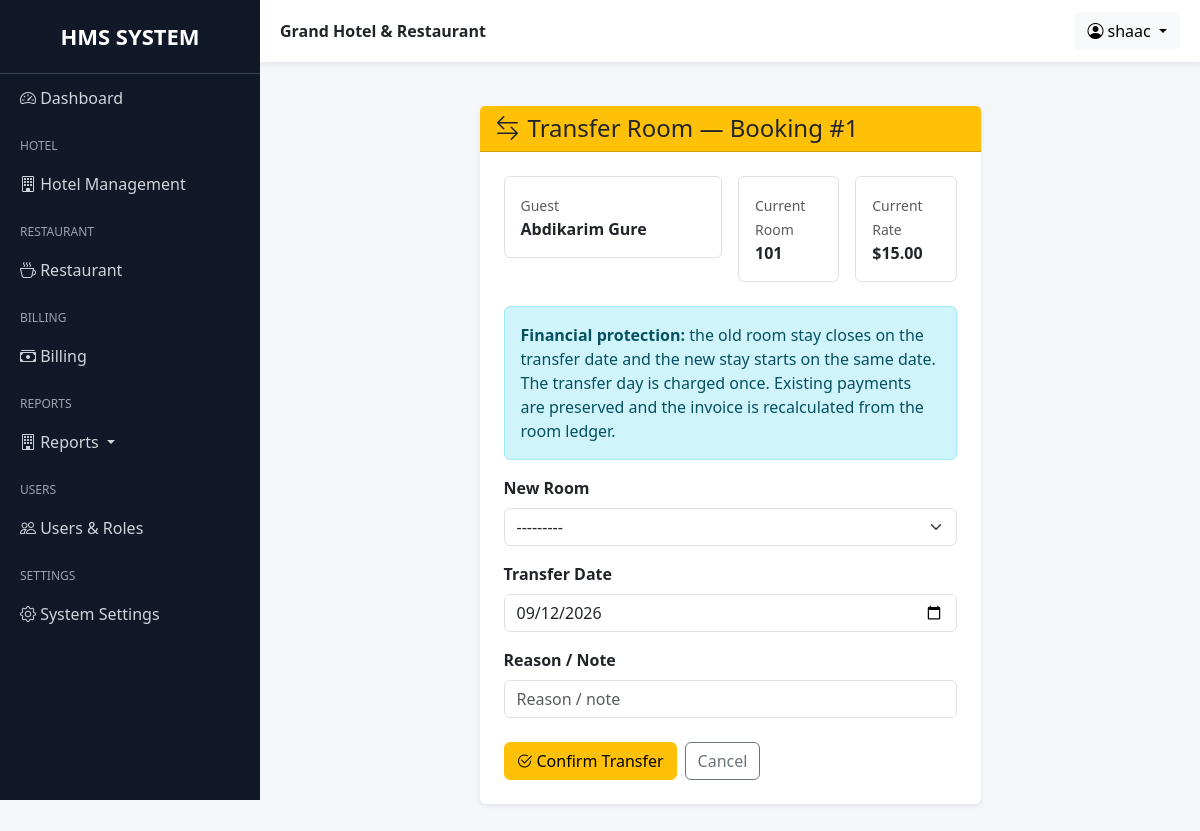
Page /grand/hotel/booking/1/transfer/ (signed in) on the committed database.
### hotel/models.py (models this page shows, shortened)
class Booking(models.Model):
    BOOKING_STATUS = (
        ("reserved", "Reserved"),
        ("checked_in", "Checked In"),
        ("checked_out", "Checked Out"),
        ("cancelled", "Cancelled"),
    )
    guest = models.ForeignKey(Guest, on_delete=models.PROTECT)
    room = models.ForeignKey(Room, on_delete=models.PROTECT)
    check_in = models.DateField()
    check_out = models.DateField(blank=True, null=True)
    status = models.CharField(max_length=20, default="checked_in")
    with_ac = models.BooleanField(default=False)
    room_price = models.DecimalField(max_digits=8, decimal_places=2, blank=True, null=True)
    actual_check_in_at = models.DateTimeField(null=True, blank=True)
    actual_check_out_at = models.DateTimeField(null=True, blank=True)
    late_checkout_approved = models.BooleanField(default=False)
    late_checkout_charge = models.DecimalField(max_digits=8, decimal_places=2, default=Decimal("0.00"))
    created = models.DateTimeField(auto_now_add=True)
    created_by = models.ForeignKey(User, on_delete=models.SET_NULL, null=True, blank=True)
    updated = models.DateTimeField(auto_now=True)
    updated_by = models.ForeignKey(
        User, on_delete=models.SET_NULL, null=True, blank=True,
        related_name="booking_updated_by"
    )

class Guest(models.Model):
    first_name = models.CharField(max_length=100)
    last_name = models.CharField(max_length=100)
    phone = models.CharField(max_length=20)
    email = models.EmailField(blank=True, null=True)
    address = models.CharField(max_length=200, blank=True)
    created = models.DateTimeField(auto_now_add=True, blank=True, null=True)
    created_by = models.ForeignKey(User, on_delete=models.SET_NULL, null=True, blank=True)
    def __str__(self):
        return f"{self.first_name} {self.last_name}"

class Room(models.Model):
    ROOM_TYPES = (
        ("single", "Single"),
        ("double", "Double"),
        ("suite", "Suite"),
    )
    ROOM_STATUS = (
        ("available", "Available"),
        ("reserved", "Reserved"),
        ("occupied", "Occupied"),
        ("cleaning", "Cleaning"),
        ("maintenance", "Maintenance"),
        ("out_of_order", "Out of Order"),
    )
    number = models.IntegerField(unique=True)
    room_type = models.CharField(max_length=20, choices=ROOM_TYPES)
    price = models.DecimalField(max_digits=8, decimal_places=2)
    price_with_ac = models.DecimalField(max_digits=8, decimal_places=2)
    is_available = models.BooleanField(default=True)
    status = models.CharField(max_length=20, choices=ROOM_STATUS, default="available")
    created = models.DateTimeField(auto_now_add=True, blank=True, null=True)
    created_by = models.ForeignKey(User, on_delete=models.SET_NULL, null=True, blank=True)

### hotel/views.py (the view, shortened to what this page needs)
# urls.py: path("booking/<int:pk>/transfer/", RoomTransferView.as_view(), name="room_transfer"),
class RoomTransferView(LoginRequiredMixin, RoleRequiredMixin, FormView):
    allowed_roles = ROLES
    template_name = "hotel/room_transfer_form.html"
    form_class = RoomTransferForm
    def dispatch(self, request, *args, **kwargs):
        self.booking = get_object_or_404(
            Booking.objects.select_related("guest", "room"), pk=kwargs["pk"]
        )
        if self.booking.status != "checked_in":
            messages.error(request, "Only checked-in bookings can be transferred.")
            return redirect("booking_detail", pk=self.booking.pk)
        ensure_room_stay(self.booking)
        return super().dispatch(request, *args, **kwargs)
    def get_form_kwargs(self):
        kwargs = super().get_form_kwargs()
        kwargs["booking"] = self.booking
        return kwargs
    def get_context_data(self, **kwargs):
        context = super().get_context_data(**kwargs)
        context["booking"] = self.booking
        return context

### hotel/forms.py (shortened to what this page needs)
class RoomTransferForm(forms.Form):
    room = forms.ModelChoiceField(
        queryset=Room.objects.none(),
        widget=forms.Select(attrs={"class": SELECT}),
        label="New room",
    )
    transfer_date = forms.DateField(
        initial=date.today,
        widget=forms.DateInput(attrs={"type": "date", "class": BOOTSTRAP}),
    )
    note = forms.CharField(
        required=False,
        widget=forms.TextInput(attrs={"class": BOOTSTRAP, "placeholder": "Reason / note"}),
    )
    def __init__(self, *args, booking=None, **kwargs):
        super().__init__(*args, **kwargs)
        self.booking = booking
        self.fields["room"].queryset = Room.objects.filter(
            is_available=True, status="available"
        ).exclude(pk=getattr(booking, "room_id", None)).order_by("number")

### accounts/mixins.py (called while the page is built)
    def dispatch(self, request, *args, **kwargs):
        if not request.user.is_authenticated:
            return redirect("login")
        if not hasattr(request.user, "userprofile"):
            return redirect("no_permission")
        if request.user.userprofile.role not in self.allowed_roles:
            return redirect("no_permission")
        return super().dispatch(request, *args, **kwargs)

### hotel/utils.py (called while the page is built, shortened)
def ensure_room_stay(booking):
    if booking.room_stays.exists():
        return booking.room_stays.filter(end_date__isnull=True).last() or booking.room_stays.last()

### templates/hotel/room_transfer_form.html (shortened to what this page needs)
{% extends "base.html" %}
{% block content %}
<div class="container-fluid py-4"><div class="row justify-content-center"><div class="col-xl-7"><div class="card border-0 shadow-sm"><div class="card-header bg-warning"><h4 class="mb-0"><i class="bi bi-arrow-left-right me-2"></i>Transfer Room — Booking #{{ booking.id }}</h4></div><div class="card-body p-4">
<div class="row g-3 mb-4"><div class="col-md-6"><div class="border rounded p-3"><small class="text-muted">Guest</small><div class="fw-bold">{{ booking.guest }}</div></div></div><div class="col-md-3"><div class="border rounded p-3"><small class="text-muted">Current Room</small><div class="fw-bold">{{ booking.room.number }}</div></div></div><div class="col-md-3"><div class="border rounded p-3"><small class="text-muted">Current Rate</small><div class="fw-bold">${{ booking.room_price|floatformat:2 }}</div></div></div></div>
<div class="alert alert-info"><strong>Financial protection:</strong> the old room stay closes on the transfer date and the new stay starts on the same date. The transfer day is charged once. Existing payments are preserved and the invoice is recalculated from the room ledger.</div>
<form method="post" novalidate>{% csrf_token %}{% if form.non_field_errors %}<div class="alert alert-danger">{{ form.non_field_errors }}</div>{% endif %}
<div class="mb-3"><label class="form-label fw-semibold">New Room</label>{{ form.room }}{% for e in form.room.errors %}<div class="text-danger small">{{ e }}</div>{% endfor %}</div>
<div class="mb-3"><label class="form-label fw-semibold">Transfer Date</label>{{ form.transfer_date }}{% for e in form.transfer_date.errors %}<div class="text-danger small">{{ e }}</div>{% endfor %}</div>
<div class="mb-4"><label class="form-label fw-semibold">Reason / Note</label>{{ form.note }}</div>
<div class="d-flex gap-2"><button class="btn btn-warning"><i class="bi bi-check2-circle me-1"></i>Confirm Transfer</button><a href="{% url 'booking_detail' booking.id %}" class="btn btn-outline-secondary">Cancel</a></div>
</form></div></div></div></div></div>
{% endblock %}

### templates/base.html (shortened to what this page needs)
{% load static %}
<!DOCTYPE html>
<html lang="en">
<head>
    <link
        href="https://cdn.jsdelivr.net/npm/bootstrap@5.3.3/dist/css/bootstrap.min.css"
        rel="stylesheet">
    <link
        rel="stylesheet"
        href="https://cdn.jsdelivr.net/npm/bootstrap-icons@1.11.3/font/bootstrap-icons.min.css">
</head>
<body>
<div class="sidebar"
     id="sidebar">
    <div class="logo">
        HMS SYSTEM
    </div>
    <a href="">
        <i class="bi bi-speedometer2"></i>
        Dashboard
    </a>
    <div class="menu-title">
        Hotel
    </div>
    <a data-bs-toggle="collapse"
       href="#hotelMenu">
        <i class="bi bi-building"></i>
        Hotel Management
    </a>
    <div class="menu-title">
        Restaurant
    </div>
    <a data-bs-toggle="collapse"
       href="#restaurantMenu">
        <i class="bi bi-cup-hot"></i>
        Restaurant
    </a>
    <div class="menu-title">
        Billing
    </div>
    <a data-bs-toggle="collapse"
       href="#billingMenu">
        <i class="bi bi-cash-stack"></i>
        Billing
    </a>
    <div class="menu-title">Reports</div>
    <a class="dropdown-toggle" data-bs-toggle="collapse" href="#reportMenu">
        <i class="bi bi-building"></i>
        Reports
    </a>
    <div class="menu-title">
        Users
    </div>
    <a data-bs-toggle="collapse"
       href="#usersMenu">
        <i class="bi bi-people"></i>
        Users & Roles
    </a>
    <div class="menu-title">
        Settings
    </div>
    <a href="">
        <i class="bi bi-gear"></i>
        System Settings
    </a>
</div>
<div class="main-content">
    <div class="topbar d-flex justify-content-between align-items-center">
        <div>
            <strong>
                Grand Hotel & Restaurant
            </strong>
        </div>
        <div class="dropdown">
            <button class="btn btn-light dropdown-toggle"
                    data-bs-toggle="dropdown">
                <i class="bi bi-person-circle"></i>
                {{ request.user }}
            </button>
        </div>
    </div>
    <div class="page-content">
        {% block content %}
        {% endblock %}
    </div>
</div>
</body>
</html>

### templates/base.html (style rules this page uses)
body { overflow-x: hidden; background: #f4f6f9; }
.sidebar { width: 260px; min-height: 100vh; background: #111827; position: fixed; top: 0; left: 0; overflow-y: auto; overflow-x: hidden; scrollbar-width:thin; }
.sidebar .logo { padding: 20px; font-size: 22px; font-weight: bold; text-align: center; color: #fff; border-bottom: 1px solid #374151; }
.sidebar a { color: #d1d5db; text-decoration: none; display: block; padding: 12px 20px; transition: 0.3s; }
.sidebar .menu-title { color: #9ca3af; font-size: 12px; text-transform: uppercase; padding: 15px 20px 5px; }
.main-content { margin-left: 260px; min-height: 100vh; }
.topbar { background: white; padding: 12px 20px; box-shadow: 0 2px 5px rgba(0,0,0,0.08); position: sticky; top: 0; z-index: 1000; }
.page-content { padding: 20px; }

### rows in the picture
Booking: id "1", guest "Abdikarim Gure", room.number "101", room_price "15.00"

### other values in the picture
{{ request.user }} "shaac"
